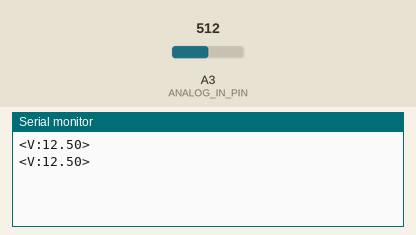
Simulated run of this sketch. Board: Arduino Uno, built with avr-gcc and run on an emulated ATmega328P. Parts: the last lines printed to the serial monitor. Inputs (shaded band) come from the test bench; at power-on: A3 (ANALOG_IN_PIN) = 512.

Above: at 3.8 s.
3.9 s: A3 (ANALOG_IN_PIN) set to 716
At 6.4 s:
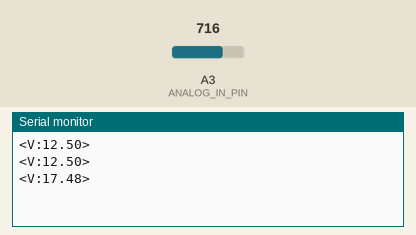
7.8 s: A3 (ANALOG_IN_PIN) set to 900
At 9.9 s:
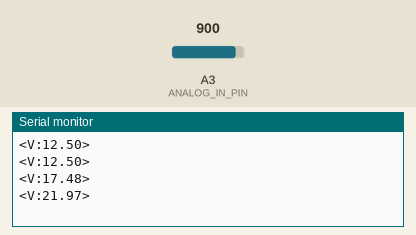
Timing chart, 0 to 11.4 s (numbered marks = the images above; inputs shaded):
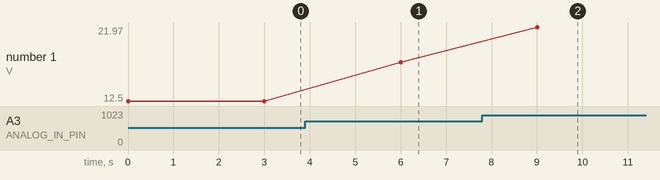

The sketch:

slave_volt.ino
```cpp
#define ANALOG_IN_PIN A3

float adc_voltage = 0.0;
float in_voltage = 0.0;

// Floats for resistor values in divider (in ohms)
float R1 = 30000.0;
float R2 = 7500.0;

// Float for Reference Voltage
float ref_voltage = 5.0;

int adc_value = 0;

void setup() {
  Serial.begin(9600); // Start serial communication
}

void loop() {
  // Read the Analog Input
  adc_value = analogRead(ANALOG_IN_PIN);

  // Determine voltage at ADC input
  adc_voltage = (adc_value * ref_voltage) / 1024.0;

  // Calculate voltage at divider input
  in_voltage = adc_voltage * (R1 + R2) / R2;

  // Send voltage data with proper delimiters
  Serial.print("<V:"); // Prefix for voltage data
  Serial.print(in_voltage, 2); // Voltage data with 2 decimal places
  Serial.println(">"); // End delimiter

  // Short delay
  delay(3000);
}
```

Measured:
- after the input at 3.9 s, the serial monitor: prints a new line after 2.1 s (image 1)
- after the input at 7.8 s, the serial monitor: prints a new line after 1.2 s (image 2)
- plotted number 1: 12.5 → 17.48 after the input at 3.9 s, 17.48 → 21.97 after the input at 7.8 s
